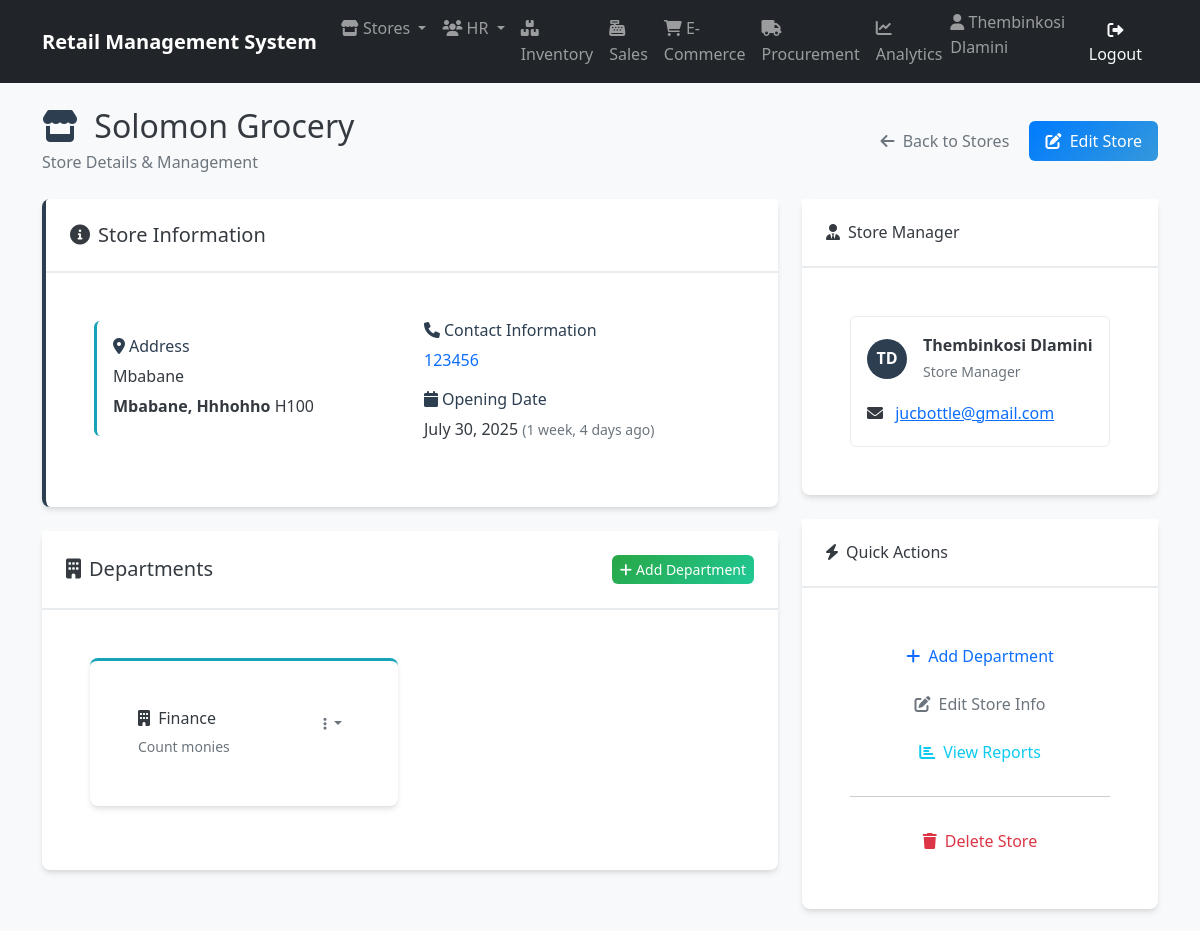
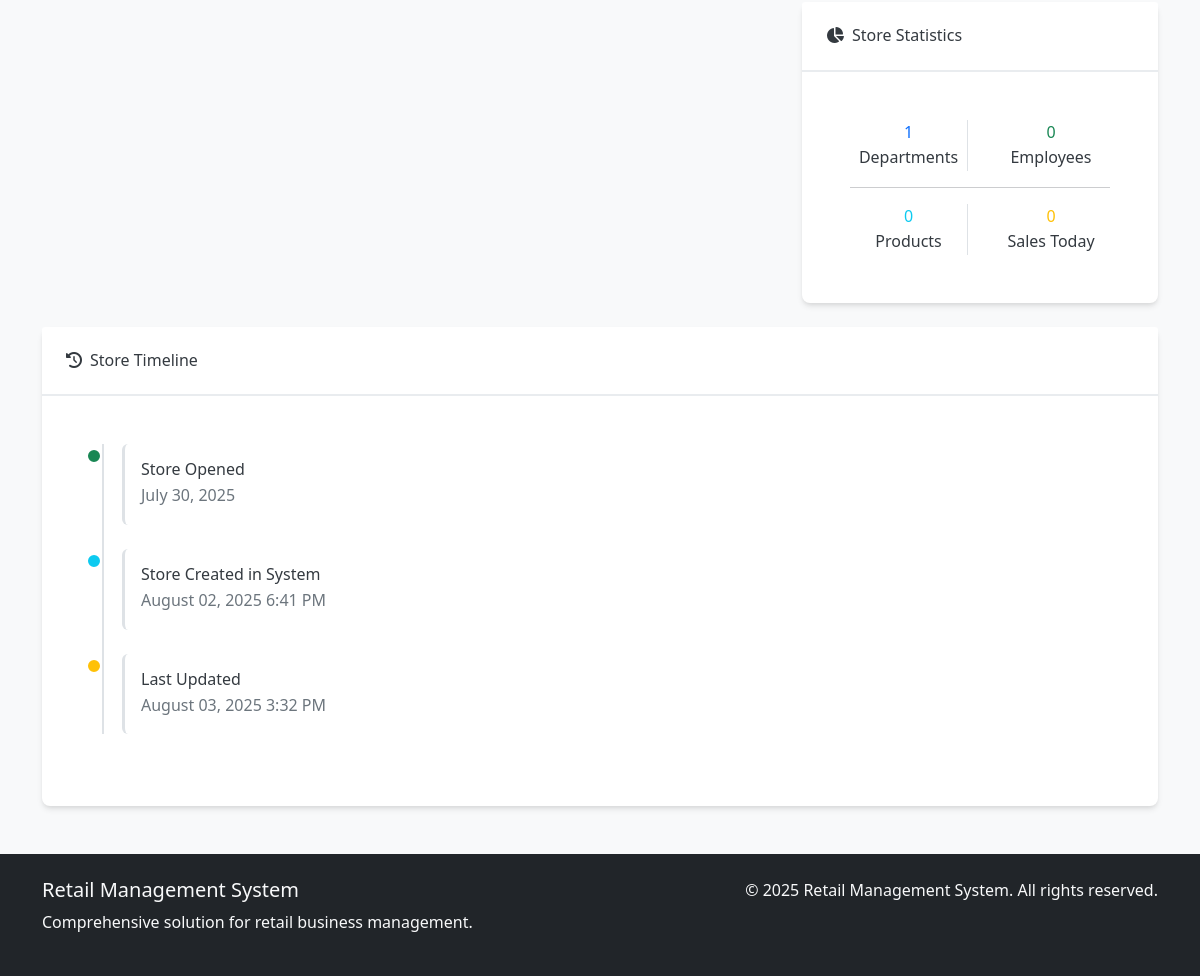
Before: /stores/1/ (signed in) with the older database file (2 pictures, top to bottom).
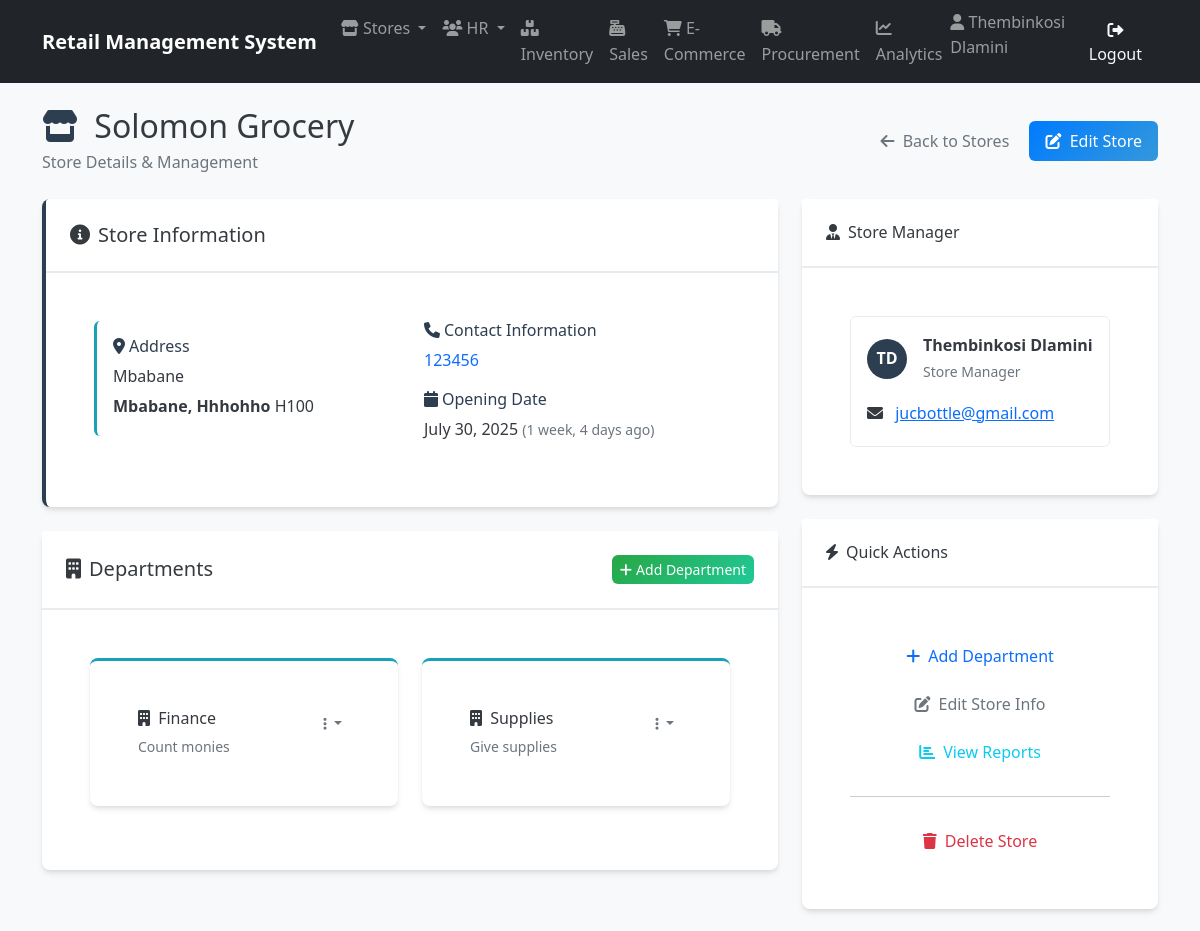
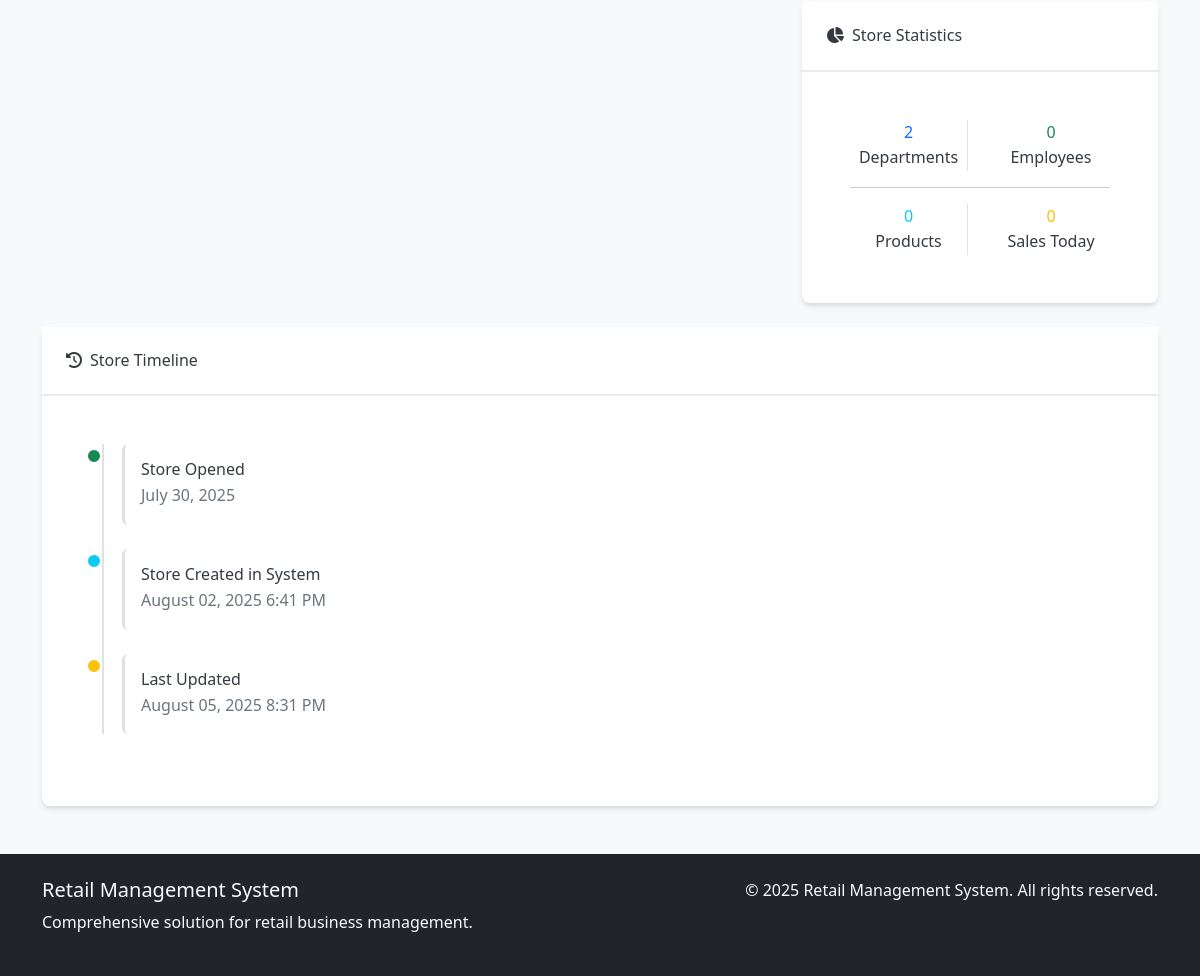
After: the same page with the newer database file (2 pictures, top to bottom).
### store_management/models.py (models this page shows, shortened)
class Department(models.Model):
    id = models.AutoField(primary_key=True)
    department_name = models.CharField(max_length=100)
    description = models.CharField(max_length=200, blank=True, null=True)
    store = models.ForeignKey(Store, on_delete=models.CASCADE, related_name='departments')
    manager = models.ForeignKey('human_resources.Employee', on_delete=models.SET_NULL, null=True, blank=True, related_name='managed_departments')
    created_at = models.DateTimeField(auto_now_add=True)
    updated_at = models.DateTimeField(auto_now=True)
    class Meta:
        ordering = ['department_name']
        db_table = 'store_management_department'
        constraints = [
            models.UniqueConstraint(
                fields=['store', 'department_name'],
                name='unique_department_per_store'
            )
        ]

class Store(models.Model):
    id = models.AutoField(primary_key=True, db_column='store_id')
    store_name = models.CharField(max_length=100)
    address = models.CharField(max_length=200)
    city = models.CharField(max_length=50)
    region = models.CharField(max_length=50)
    postal_code = models.CharField(max_length=20, blank=True, null=True)
    phone = models.CharField(max_length=20)
    opening_date = models.DateField()
    manager = models.ForeignKey('human_resources.Employee', on_delete=models.SET_NULL, null=True, blank=True, related_name='managed_stores')
    created_at = models.DateTimeField(auto_now_add=True)
    updated_at = models.DateTimeField(auto_now=True)
    class Meta:
        db_table = 'store_management_store'

### human_resources/models.py (models this page shows, shortened)
class Employee(AbstractUser):
    employee_id = models.AutoField(primary_key=True)
    first_name = models.CharField(_("first name"), max_length=50, blank=False)
    last_name = models.CharField(_("last name"), max_length=50, blank=False)
    email = models.EmailField(_("email address"), unique=True)  # Uncommented and made unique
    phone = models.CharField(_("phone number"), max_length=20, blank=True, null=True)
    hire_date = models.DateField(_("hire date"), blank=True, null=True)
    position = models.CharField(_("position"), max_length=50, blank=True)
    salary = models.DecimalField(
        _("salary"),
        max_digits=10,
        decimal_places=2,
        blank=True,
        null=True
    )
    department = models.ForeignKey(
        'store_management.Department',
        on_delete=models.SET_NULL,
        null=True,
        blank=True,
        related_name='employees',
        verbose_name=_("department")
    )
    username = models.CharField(
        max_length=150,
        unique=True,
        verbose_name='username'
    )
    store = models.ForeignKey(
        'store_management.Store',
        on_delete=models.SET_NULL,
        null=True,       # Add this
        blank=True,      # Add this
        verbose_name='Assigned Store'
    )
    manager = models.ForeignKey(
        'self',
        on_delete=models.SET_NULL,
        null=True,
        blank=True,
        related_name='subordinates',
        verbose_name=_("manager")
    )
    created_at = models.DateTimeField(auto_now_add=True)
    updated_at = models.DateTimeField(auto_now=True)
    class Meta:
        db_table = 'human_resources_employee'
        verbose_name = _("employee")
        verbose_name_plural = _("employees")
        ordering = ['last_name', 'first_name']
        permissions = [
            ("view_store_dashboard", "Can view store management dashboard"),
            ("manage_store_settings", "Can modify store configuration and settings"),
            ("manage_departments", "Can create/edit/delete store departments"),
            ("access_inventory", "Can access inventory management system"),
            ("view_inventory", "Can view inventory items and stock levels"),
            ("edit_inventory", "Can modify inventory items and quantities"),
            ("manage_inventory_categories", "Can organize inventory categories"),
            ("perform_inventory_audit", "Can conduct physical inventory counts"),
            ("process_sales", "Can process in-store sales transactions"),
            ("void_sales", "Can void/completely cancel sales transactions"),
            ("manage_sales_promotions", "Can configure sales promotions/discounts"),
            ("view_sales_reports", "Can access sales performance reports"),
            ("create_purchase_orders", "Can generate new procurement orders"),
            ("approve_purchase_orders", "Can authorize procurement requests"),
            ("manage_suppliers", "Can maintain supplier/vendor records"),
            ("receive_stock", "Can process received shipments"),
            ("view_employee_directory", "Can access employee contact information"),
            ("manage_employee_records", "Can maintain HR records (excluding sensitive data)"),
            ("access_hr_reports", "Can view HR analytics and reports"),
            ("manage_recruitment", "Can handle hiring processes"),
            ("manage_online_listings", "Can maintain e-commerce product listings"),
            ("process_online_orders", "Can fulfill e-commerce purchases"),
            ("handle_customer_portals", "Can manage customer account portals"),
            ("view_web_analytics", "Can access e-commerce traffic/revenue reports"),
            ("generate_financial_reports", "Can create financial statements"),
            ("export_data_reports", "Can export datasets for external analysis"),
            ("access_executive_dashboards", "Can view strategic business dashboards"),
            ("schedule_automated_reports", "Can configure report automation"),
            ("override_inventory_checks", "Can bypass inventory validation rules"),
            ("access_audit_logs", "Can view system audit trails"),
            ("manage_api_integrations", "Can configure system integrations")
        ]

### store_management/views.py (the view)
# urls.py: path('<int:pk>/', views.StoreDetailView.as_view(), name='store_detail'),
class StoreDetailView(DetailView):
    model = Store
    context_object_name = 'store'
    template_name = 'store_management/store_detail.html'
    def get_context_data(self, **kwargs):
        context = super().get_context_data(**kwargs)
        context['departments'] = self.object.departments.all().order_by('department_name')
        return context

### store_management/templates/store_management/store_detail.html (shortened to what the changed rows need)
{% extends "base.html" %}
{% load static %}
{% block extra_css %}
<link rel="stylesheet" href="{% static 'store_management/css/store_management.css' %}">
{% endblock %}
{% block content %}
<div class="container mt-4">
    <div class="d-flex justify-content-between align-items-center mb-4">
        <div>
            <h1 class="h2 mb-1">
                <i class="fas fa-store text-brand-primary me-2"></i>
                {{ store.store_name }}
            </h1>
            <p class="text-muted mb-0">Store Details & Management</p>
        </div>
    </div>
    <div class="row">
        <div class="col-lg-8">
            <div class="card store-card mb-4">
                <div class="card-body">
                    <div class="row">
                        <div class="col-md-6">
                            <div class="location-display mb-3">
                                <h6 class="text-brand-primary">
                                    <i class="fas fa-map-marker-alt me-1"></i>Address
                                </h6>
                                <div class="address-line">{{ store.address }}</div>
                                <div class="address-line">
                                    <strong>{{ store.city }}, {{ store.region }}</strong>
                                    {% if store.postal_code %}{{ store.postal_code }}{% endif %}
                                </div>
                            </div>
                        </div>
                        <div class="col-md-6">
                            <div class="mb-3">
                                <p class="mb-1">
                                    <a href="tel:{{ store.phone }}" class="text-decoration-none">
                                        {{ store.phone }}
                                    </a>
                                </p>
                            </div>
                            <div class="mb-3">
                                <h6 class="text-brand-primary">
                                    <i class="fas fa-calendar me-1"></i>Opening Date
                                </h6>
                                <p class="mb-0">
                                    {{ store.opening_date|date:"F d, Y" }}
                                    <small class="text-muted">({{ store.opening_date|timesince }} ago)</small>
                                </p>
                            </div>
                        </div>
                    </div>
                </div>
            </div>
            <div class="card">
                <div class="card-body">
                    {% if departments %}
                        <div class="row">
                            {% for department in departments %}
                            <div class="col-md-6 mb-3">
                                <div class="card department-card h-100">
                                    <div class="card-body">
                                        <div class="d-flex justify-content-between align-items-start">
                                            <div class="flex-grow-1">
                                                <h6 class="card-title mb-2">
                                                    <i class="fas fa-building me-1"></i>
                                                    {{ department.department_name }}
                                                </h6>
                                                {% if department.description %}
                                                    <p class="card-text text-muted small">
                                                        {{ department.description }}
                                                    </p>
                                                {% endif %}
                                            </div>
                                            <div class="dropdown">
                                                <button class="btn btn-sm btn-outline-secondary dropdown-toggle"
                                                        type="button" data-bs-toggle="dropdown">
                                                    <i class="fas fa-ellipsis-v"></i>
                                                </button>
                                            </div>
                                        </div>
                                    </div>
                                </div>
                            </div>
                            {% endfor %}
                        </div>
                    {% endif %}
                </div>
            </div>
        </div>
        <div class="col-lg-4">
            <div class="card mb-4">
                <div class="card-body">
                    {% if store.manager %}
                        <div class="manager-info">
                            <div class="d-flex align-items-center mb-3">
                                <div class="manager-avatar me-3">
                                    {{ store.manager.first_name.0|default:store.manager.username.0 }}{{ store.manager.last_name.0|default:'' }}
                                </div>
                                <div>
                                    <div class="fw-bold">
                                        {% if store.manager.first_name or store.manager.last_name %}
                                            {{ store.manager.first_name }} {{ store.manager.last_name }}
                                        {% else %}
                                            {{ store.manager.username }}
                                        {% endif %}
                                    </div>
                                    <small class="text-muted">{{ store.manager.position|default:"Store Manager" }}</small>
                                </div>
                            </div>
                            {% if store.manager.email %}
                                <p class="mb-1">
                                    <i class="fas fa-envelope me-2"></i>
                                    <a href="mailto:{{ store.manager.email }}">{{ store.manager.email }}</a>
                                </p>
                            {% endif %}
                        </div>
                    {% endif %}
                </div>
            </div>
            <div class="card">
                <div class="card-body">
                    <div class="row text-center">
                        <div class="col-6">
                            <div class="border-end">
                                <div class="stat-number text-primary">{{ departments|length }}</div>
                                <div class="stat-label">Departments</div>
                            </div>
                        </div>
                    </div>
                </div>
            </div>
        </div>
    </div>
    <div class="row mt-4">
        <div class="col-12">
            <div class="card">
                <div class="card-body">
                    <div class="timeline">
                        <div class="timeline-item">
                            <div class="timeline-content">
                                <h6 class="mb-1">Store Opened</h6>
                                <p class="text-muted mb-0">{{ store.opening_date|date:"F d, Y" }}</p>
                            </div>
                        </div>
                        <div class="timeline-item">
                            <div class="timeline-content">
                                <h6 class="mb-1">Store Created in System</h6>
                                <p class="text-muted mb-0">{{ store.created_at|date:"F d, Y g:i A" }}</p>
                            </div>
                        </div>
                        {% if store.updated_at != store.created_at %}
                        <div class="timeline-item">
                            <div class="timeline-marker bg-warning"></div>
                            <div class="timeline-content">
                                <h6 class="mb-1">Last Updated</h6>
                                <p class="text-muted mb-0">{{ store.updated_at|date:"F d, Y g:i A" }}</p>
                            </div>
                        </div>
                        {% endif %}
                    </div>
                </div>
            </div>
        </div>
    </div>
</div>
{% endblock %}

Changed rows visible on the page:
changed Store "Solomon Grocery": updated_at "August 03, 2025 3:32 PM" → "August 05, 2025 8:31 PM"
added Department: department_name "Supplies", description "Give supplies"
Other visible differences:
{{ departments|length }}: "1" → "2"
